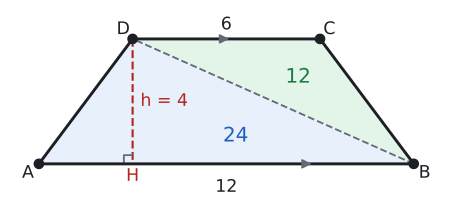

The Python source for this figure:
# Örnek 1: [AB] ∥ [DC], |AB| = 12, |DC| = 6, yükseklik 4 → A(ABCD) = (12 + 6) / 2 · 4 = 36.
# [BD] köşegeni yamuğu iki üçgene böler: A(ABD) = 12 · 4 / 2 = 24, A(BCD) = 6 · 4 / 2 = 12.
import sys; sys.path.insert(0, "tools")
from cizim import *

S = 1.0  # ölçek: yazı ve işaret boşlukları bu birimle çarpılır
P = lambda x, y: np.array([float(x), float(y)])
uz = lambda U, V: round(float(np.linalg.norm(U - V)), 4)
def alan(*K):
    x = [k[0] for k in K]; y = [k[1] for k in K]
    return round(abs(sum(x[i] * y[i - 1] - x[i - 1] * y[i] for i in range(len(K)))) / 2, 4)
def kesis(p, u, q, v):
    t = np.linalg.solve(np.array([u, -v]).T, q - p); return p + t[0] * u
def paralel_isareti(U, V, renk=SOLUK, k=0.18, f=0.5):
    M = U + f * (V - U); t = (V - U) / np.linalg.norm(V - U)
    ax.annotate("", xy=M + k * S * t, xytext=M - k * S * t, arrowprops=dict(arrowstyle="-|>", color=renk, lw=1.4, mutation_scale=14))
def cetik(U, V, n=1, renk=SOLUK, L=0.16):
    M = (U + V) / 2; t = (V - U) / np.linalg.norm(V - U); m = np.array([-t[1], t[0]])
    for i in range(n):
        c = M + (i - (n - 1) / 2) * 0.13 * S * t
        ax.plot(*zip(c - L * S * m, c + L * S * m), color=renk, lw=1.5)
def olcu(U, V, metin, d=0.3, renk=YAZI, fs=13):
    """[UV] parçasının ortasına, U->V yönünün soluna d kadar uzağa yazı (d < 0: sağına)."""
    M = (U + V) / 2; t = (V - U) / np.linalg.norm(V - U); m = np.array([-t[1], t[0]])
    ax.text(*(M + d * S * m), metin, ha="center", va="center", color=renk, fontsize=fs)
def dik_isareti(K, U, V, r=0.28):
    a_ = (U - K) / np.linalg.norm(U - K) * r * S; b_ = (V - K) / np.linalg.norm(V - K) * r * S
    ax.plot(*zip(K + a_, K + a_ + b_, K + b_), color=SOLUK, lw=1.3)
def boya(*K, renk=MAVI_ACIK):
    ax.add_patch(patches.Polygon(np.array(K), closed=True, facecolor=renk, edgecolor="none", zorder=0))
def ortasi(*K):
    return sum(K) / len(K)
def ad(K, metin, dx, dy, renk=YAZI):
    ax.text(K[0] + dx * S, K[1] + dy * S, metin, ha="center", va="center", color=renk, fontsize=13)
def yamuk(A, B, C, D, fa=0.5, fd=0.5):
    ax.plot(*zip(A, B, C, D, A), color=YAZI, zorder=3)
    paralel_isareti(A, B, f=fa); paralel_isareti(D, C, f=fd)
    for Q in (A, B, C, D): nokta(ax, *Q, "")
def cerceve(xmin, xmax, ymin, ymax, en=6.0):
    fig, ax = sekil(en, en * (ymax - ymin) / (xmax - xmin))
    ax.set_aspect("equal"); ax.axis("off")
    ax.set_xlim(xmin, xmax); ax.set_ylim(ymin, ymax)
    return fig, ax

A, B, C, D = P(0, 0), P(12, 0), P(9, 4), P(3, 4)
H = P(3, 0)
print("ABD", alan(A, B, D), "BCD", alan(B, C, D), "ABCD", alan(A, B, C, D))
fig, ax = cerceve(-1.0, 13.2, -1.2, 5.0)
boya(A, B, D, renk=MAVI_ACIK); boya(B, C, D, renk=YESIL_ACIK)
ax.plot(*zip(B, D), color=SOLUK, lw=1.4, ls="--")
ax.plot(*zip(D, H), color=KIRMIZI, lw=1.6, ls="--"); dik_isareti(H, A, D)
yamuk(A, B, C, D, fa=0.72, fd=0.5)
ad(A, "A", -0.35, -0.3); ad(B, "B", 0.35, -0.3); ad(C, "C", 0.3, 0.3); ad(D, "D", -0.3, 0.3)
ad(H, "H", 0, -0.4, renk=KIRMIZI)
olcu(A, H, "", 0); ax.text(6, -0.75, "12", ha="center", va="center")
olcu(D, C, "6", d=0.45)
ax.text(H[0] + 0.25, 2.0, "h = 4", ha="left", va="center", color=KIRMIZI)
ax.text(*ortasi(A, B, D) + P(1.3, -0.45), "24", ha="center", va="center", color=MAVI, fontsize=15)
ax.text(*ortasi(B, C, D) + P(0.3, 0.1), "12", ha="center", va="center", color=YESIL, fontsize=15)
kaydet(fig, __file__)
